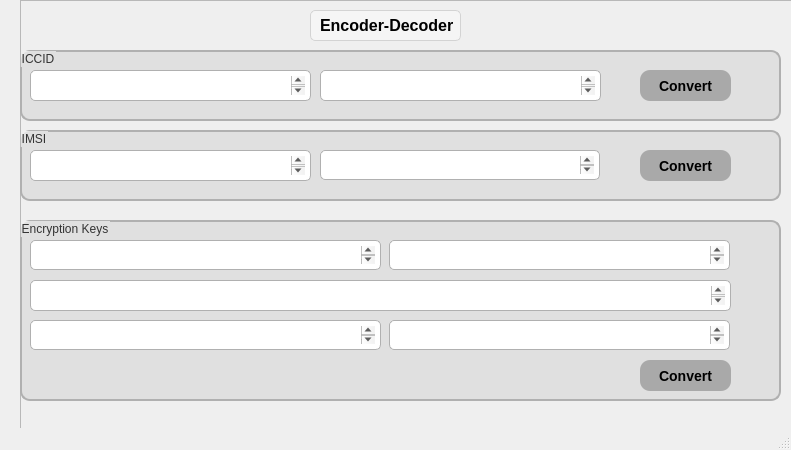
<?xml version="1.0" encoding="UTF-8"?>
<ui version="4.0">
 <class>MainWindow</class>
 <widget class="QMainWindow" name="MainWindow">
  <property name="geometry">
   <rect>
    <x>0</x>
    <y>0</y>
    <width>791</width>
    <height>450</height>
   </rect>
  </property>
  <property name="minimumSize">
   <size>
    <width>791</width>
    <height>450</height>
   </size>
  </property>
  <property name="maximumSize">
   <size>
    <width>791</width>
    <height>450</height>
   </size>
  </property>
  <property name="windowTitle">
   <string>MainWindow</string>
  </property>
  <property name="styleSheet">
   <string notr="true"> QMainWindow {
                background: linear-gradient(45deg, #00BFFF, #1E90FF);
            }
            </string>
  </property>
  <widget class="QWidget" name="centralwidget">
   <widget class="QFrame" name="frame">
    <property name="geometry">
     <rect>
      <x>20</x>
      <y>0</y>
      <width>791</width>
      <height>551</height>
     </rect>
    </property>
    <property name="minimumSize">
     <size>
      <width>791</width>
      <height>551</height>
     </size>
    </property>
    <property name="maximumSize">
     <size>
      <width>791</width>
      <height>551</height>
     </size>
    </property>
    <property name="frameShape">
     <enum>QFrame::StyledPanel</enum>
    </property>
    <property name="frameShadow">
     <enum>QFrame::Raised</enum>
    </property>
    <widget class="QGroupBox" name="groupBox">
     <property name="geometry">
      <rect>
       <x>0</x>
       <y>50</y>
       <width>761</width>
       <height>71</height>
      </rect>
     </property>
     <property name="styleSheet">
      <string notr="true">  QGroupBox {
                border: 2px solid #B0B0B0;
                border-radius: 10px;
                background-color: #E0E0E0;
                padding: 10px;
            }
            QGroupBox::title {
                font-size: 18px;
                font-weight: bold;
                color: #333333;
            }</string>
     </property>
     <property name="title">
      <string>ICCID</string>
     </property>
     <widget class="QTextEdit" name="iccid_dec">
      <property name="geometry">
       <rect>
        <x>10</x>
        <y>20</y>
        <width>281</width>
        <height>31</height>
       </rect>
      </property>
      <property name="styleSheet">
       <string notr="true">   QTextEdit {
                background-color: #FFFFFF;
                border: 1px solid #B0B0B0;
                border-radius: 5px;
                padding: 5px;
                font-size: 14px;
            }</string>
      </property>
     </widget>
     <widget class="QTextEdit" name="iccid_enc">
      <property name="geometry">
       <rect>
        <x>300</x>
        <y>20</y>
        <width>281</width>
        <height>31</height>
       </rect>
      </property>
      <property name="styleSheet">
       <string notr="true">QTextEdit {
                background-color: #FFFFFF;
                border: 1px solid #B0B0B0;
                border-radius: 5px;
                padding: 5px;
                font-size: 14px;
            }</string>
      </property>
     </widget>
     <widget class="QPushButton" name="iccid_conv_btn">
      <property name="geometry">
       <rect>
        <x>620</x>
        <y>20</y>
        <width>91</width>
        <height>31</height>
       </rect>
      </property>
      <property name="styleSheet">
       <string notr="true">  QPushButton {
                background-color: #A9A9A9;
                color: Black;
                font-weight: bold;
                border-radius: 10px;
                padding: 8px;
                font-size: 14px;
            }
            QPushButton:hover {
                background-color: #808080;
            }</string>
      </property>
      <property name="text">
       <string>Convert</string>
      </property>
     </widget>
    </widget>
    <widget class="QGroupBox" name="groupBox_2">
     <property name="geometry">
      <rect>
       <x>0</x>
       <y>220</y>
       <width>761</width>
       <height>181</height>
      </rect>
     </property>
     <property name="styleSheet">
      <string notr="true">QGroupBox {
                border: 2px solid #B0B0B0;
                border-radius: 10px;
                background-color: #E0E0E0;
                padding: 10px;
            }
            QGroupBox::title {
                font-size: 18px;
                font-weight: bold;
                color: #333333;
            }</string>
     </property>
     <property name="title">
      <string>Encryption Keys</string>
     </property>
     <widget class="QTextEdit" name="ki">
      <property name="geometry">
       <rect>
        <x>10</x>
        <y>20</y>
        <width>351</width>
        <height>30</height>
       </rect>
      </property>
      <property name="styleSheet">
       <string notr="true"> QTextEdit {
                background-color: #FFFFFF;
                border: 1px solid #B0B0B0;
                border-radius: 5px;
                padding: 5px;
                font-size: 14px;
            }</string>
      </property>
     </widget>
     <widget class="QTextEdit" name="opc">
      <property name="geometry">
       <rect>
        <x>10</x>
        <y>100</y>
        <width>351</width>
        <height>30</height>
       </rect>
      </property>
      <property name="styleSheet">
       <string notr="true"> QTextEdit {
                background-color: #FFFFFF;
                border: 1px solid #B0B0B0;
                border-radius: 5px;
                padding: 5px;
                font-size: 14px;
            }</string>
      </property>
      <property name="readOnly">
       <bool>true</bool>
      </property>
     </widget>
     <widget class="QTextEdit" name="k4">
      <property name="geometry">
       <rect>
        <x>10</x>
        <y>60</y>
        <width>701</width>
        <height>31</height>
       </rect>
      </property>
      <property name="styleSheet">
       <string notr="true"> QTextEdit {
                background-color: #FFFFFF;
                border: 1px solid #B0B0B0;
                border-radius: 5px;
                padding: 5px;
                font-size: 14px;
            }</string>
      </property>
     </widget>
     <widget class="QTextEdit" name="eki">
      <property name="geometry">
       <rect>
        <x>369</x>
        <y>100</y>
        <width>341</width>
        <height>30</height>
       </rect>
      </property>
      <property name="styleSheet">
       <string notr="true"> QTextEdit {
                background-color: #FFFFFF;
                border: 1px solid #B0B0B0;
                border-radius: 5px;
                padding: 5px;
                font-size: 14px;
            }</string>
      </property>
      <property name="readOnly">
       <bool>true</bool>
      </property>
     </widget>
     <widget class="QTextEdit" name="op">
      <property name="geometry">
       <rect>
        <x>369</x>
        <y>20</y>
        <width>341</width>
        <height>30</height>
       </rect>
      </property>
      <property name="styleSheet">
       <string notr="true"> QTextEdit {
                background-color: #FFFFFF;
                border: 1px solid #B0B0B0;
                border-radius: 5px;
                padding: 5px;
                font-size: 14px;
            }</string>
      </property>
      <property name="inputMethodHints">
       <set>Qt::ImhMultiLine</set>
      </property>
     </widget>
     <widget class="QPushButton" name="imsi_conv_btn_2">
      <property name="geometry">
       <rect>
        <x>620</x>
        <y>140</y>
        <width>91</width>
        <height>31</height>
       </rect>
      </property>
      <property name="styleSheet">
       <string notr="true">  QPushButton {
                background-color: #A9A9A9;
                color: Black;
                font-weight: bold;
                border-radius: 10px;
                padding: 8px;
                font-size: 14px;
            }
            QPushButton:hover {
                background-color: #808080;
            }</string>
      </property>
      <property name="text">
       <string>Convert</string>
      </property>
     </widget>
    </widget>
    <widget class="QGroupBox" name="groupBox_3">
     <property name="geometry">
      <rect>
       <x>0</x>
       <y>130</y>
       <width>761</width>
       <height>71</height>
      </rect>
     </property>
     <property name="styleSheet">
      <string notr="true">QGroupBox {
                border: 2px solid #B0B0B0;
                border-radius: 10px;
                background-color: #E0E0E0;
                padding: 10px;
            }
            QGroupBox::title {
                font-size: 18px;
                font-weight: bold;
                color: #333333;
            }</string>
     </property>
     <property name="title">
      <string>IMSI</string>
     </property>
     <widget class="QTextEdit" name="imsi_dec">
      <property name="geometry">
       <rect>
        <x>10</x>
        <y>20</y>
        <width>281</width>
        <height>31</height>
       </rect>
      </property>
      <property name="styleSheet">
       <string notr="true">  QTextEdit {
                background-color: #FFFFFF;
                border: 1px solid #B0B0B0;
                border-radius: 5px;
                padding: 5px;
                font-size: 14px;
            }</string>
      </property>
     </widget>
     <widget class="QTextEdit" name="imsi_enc">
      <property name="geometry">
       <rect>
        <x>300</x>
        <y>20</y>
        <width>280</width>
        <height>30</height>
       </rect>
      </property>
      <property name="styleSheet">
       <string notr="true">QTextEdit {
                background-color: #FFFFFF;
                border: 1px solid #B0B0B0;
                border-radius: 5px;
                padding: 5px;
                font-size: 14px;
            }</string>
      </property>
     </widget>
     <widget class="QPushButton" name="imsi_conv_btn">
      <property name="geometry">
       <rect>
        <x>620</x>
        <y>20</y>
        <width>91</width>
        <height>31</height>
       </rect>
      </property>
      <property name="styleSheet">
       <string notr="true">  QPushButton {
                background-color: #A9A9A9;
                color: Black;
                font-weight: bold;
                border-radius: 10px;
                padding: 8px;
                font-size: 14px;
            }
            QPushButton:hover {
                background-color: #808080;
            }</string>
      </property>
      <property name="text">
       <string>Convert</string>
      </property>
     </widget>
    </widget>
    <widget class="QLabel" name="label">
     <property name="geometry">
      <rect>
       <x>290</x>
       <y>10</y>
       <width>151</width>
       <height>31</height>
      </rect>
     </property>
     <property name="layoutDirection">
      <enum>Qt::LeftToRight</enum>
     </property>
     <property name="styleSheet">
      <string notr="true">  QLabel {
                background-color: #F5F5F5;
                border: 1px solid #D3D3D3;
                border-radius: 5px;
                padding: 5px;
   font-weight: bold;
text:center;
                font-size: 16px;
            }
     </string>
     </property>
     <property name="text">
      <string>Encoder-Decoder</string>
     </property>
    </widget>
   </widget>
  </widget>
  <widget class="QMenuBar" name="menubar">
   <property name="geometry">
    <rect>
     <x>0</x>
     <y>0</y>
     <width>791</width>
     <height>22</height>
    </rect>
   </property>
  </widget>
  <widget class="QStatusBar" name="statusbar"/>
 </widget>
 <resources/>
 <connections/>
</ui>
